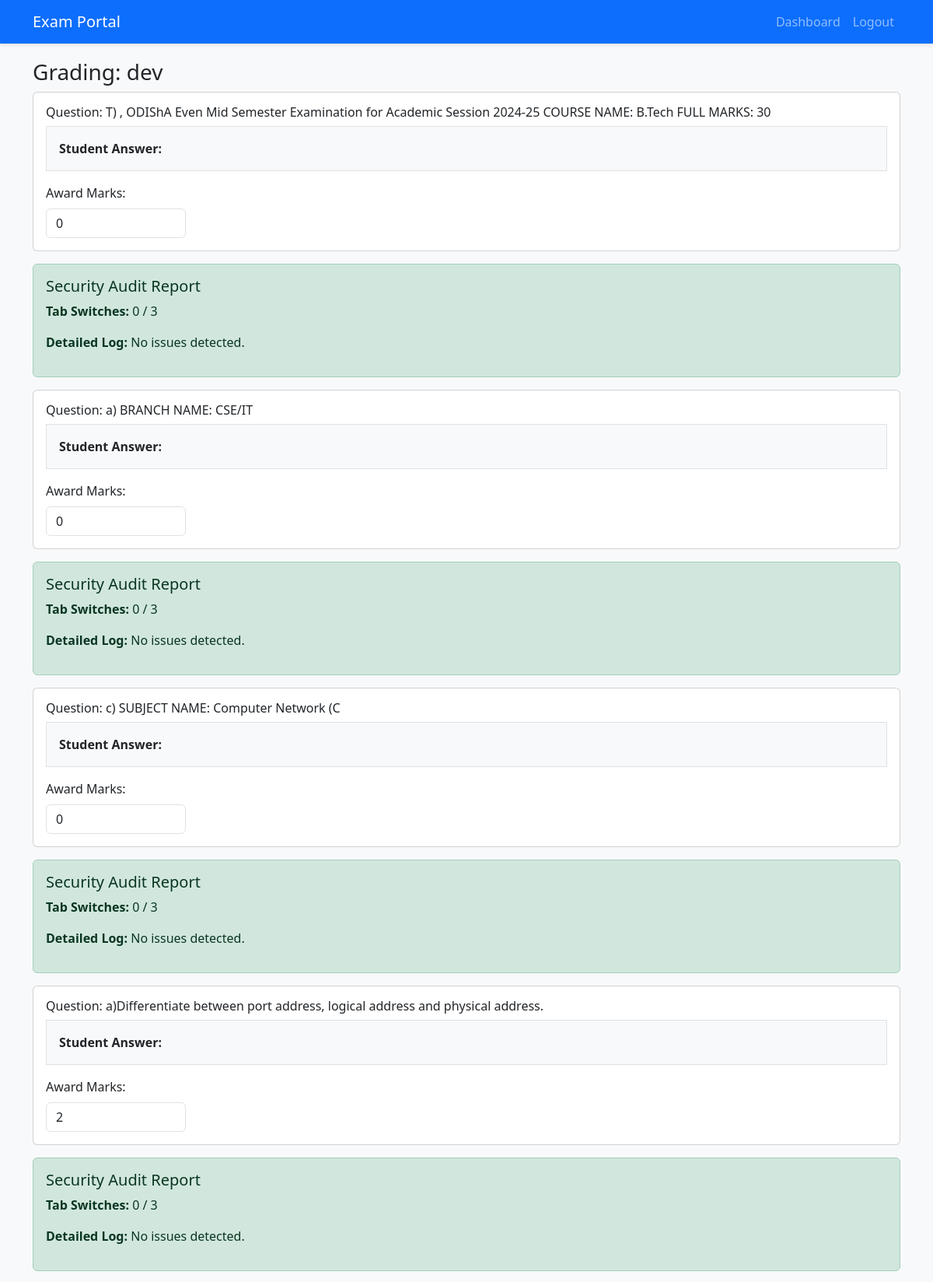
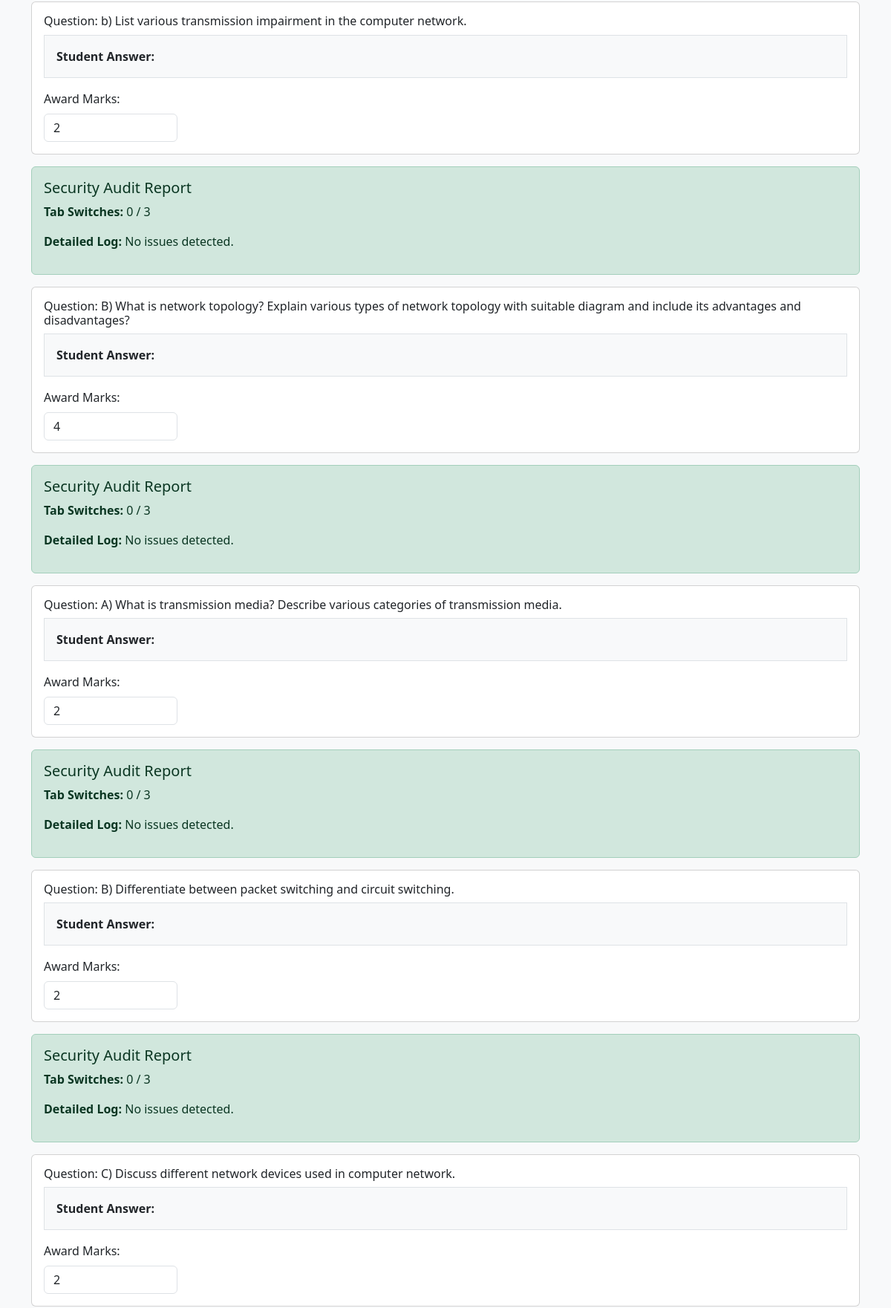
Page /teacher/grade_student/3/3 (signed in, upper part) on the committed database (2 pictures, top to bottom).
### models.py (models this page shows)
class User(db.Model, UserMixin):
    id = db.Column(db.Integer, primary_key=True)
    username = db.Column(db.String(20), unique=True, nullable=False)
    email = db.Column(db.String(120), unique=True, nullable=False)
    password = db.Column(db.String(60), nullable=False)
    role = db.Column(db.String(10), nullable=False) # 'admin', 'teacher', 'student'
    dept_id = db.Column(db.Integer, db.ForeignKey('department.id'), nullable=True)

class Submission(db.Model):
    id = db.Column(db.Integer, primary_key=True)
    student_id = db.Column(db.Integer, db.ForeignKey('user.id'), nullable=False)
    exam_id = db.Column(db.Integer, db.ForeignKey('exam.id'), nullable=False)
    question_id = db.Column(db.Integer, db.ForeignKey('question.id'), nullable=False)
    answer_text = db.Column(db.Text, nullable=False)
    marks_awarded = db.Column(db.Integer, default=0)
    question = db.relationship('Question', backref='submissions')
    student = db.relationship('User', backref='submissions')

class Question(db.Model):
    id = db.Column(db.Integer, primary_key=True)
    exam_id = db.Column(db.Integer, db.ForeignKey('exam.id'), nullable=False)
    q_type = db.Column(db.String(10), nullable=False) # 'mcq', 'short', 'long'
    question_text = db.Column(db.Text, nullable=False)
    opt_a = db.Column(db.String(200))
    opt_b = db.Column(db.String(200))
    opt_c = db.Column(db.String(200))
    opt_d = db.Column(db.String(200))
    correct_ans = db.Column(db.String(200)) # Stores 'A', 'B', etc. or keywords
    marks = db.Column(db.Integer, default=1)

class ExamResult(db.Model):
    id = db.Column(db.Integer, primary_key=True)
    student_id = db.Column(db.Integer, db.ForeignKey('user.id'), nullable=False)
    exam_id = db.Column(db.Integer, db.ForeignKey('exam.id'), nullable=False)
    total_score = db.Column(db.Integer, default=0)
    status = db.Column(db.String(20), default="Pending")
    student = db.relationship('User', backref='results')
    exam = db.relationship('Exam', backref='results')
    cheating_report = db.Column(db.Text, default="No issues detected.")
    tab_switches = db.Column(db.Integer, default=0)

### app.py (the view, shortened to what this page needs)
@app.route("/teacher/grade_student/<int:exam_id>/<int:student_id>", methods=['GET', 'POST'])
@login_required
def grade_student(exam_id, student_id):
    if current_user.role != 'teacher':
        abort(403)
    student = User.query.get_or_404(student_id)
    answers = Submission.query.filter_by(exam_id=exam_id, student_id=student_id).all()
    result = ExamResult.query.filter_by(exam_id=exam_id, student_id=student_id).first()
    if not result:
        flash("No submission record found for this student.", "danger")
        return redirect(url_for('grade_list', exam_id=exam_id))
    return render_template('grade_student.html', answers=answers, student=student, result=result)

### app.py (called while the page is built)
@login_manager.user_loader
def load_user(user_id):
    return User.query.get(int(user_id))

### templates/grade_student.html (shortened to what this page needs)
{% extends "layout.html" %}
{% block content %}
<h3>Grading: {{ student.username }}</h3>
<form method="POST">
    {% for ans in answers %}
    <div class="card mb-3">
        <div class="card-body">
            <h6>Question: {{ ans.question.question_text }}</h6>
            <p class="bg-light p-3 border"><strong>Student Answer:</strong> {{ ans.answer_text }}</p>
            <div class="col-md-2">
                <label class="form-label">Award Marks:</label>
                <input type="number" name="marks_{{ ans.id }}" value="{{ ans.marks_awarded }}" class="form-control">
            </div>
        </div>
    </div>
    <div class="alert alert-{% if result.tab_switches > 0 %}danger{% else %}success{% endif %}">
    <h5>Security Audit Report</h5>
    <p><strong>Tab Switches:</strong> {{ result.tab_switches }} / 3</p>
    <p><strong>Detailed Log:</strong> {{ result.cheating_report }}</p>
    </div>
    {% endfor %}
</form>
{% endblock %}

### templates/layout.html (style rules this page uses)
body { background-color: #f8f9fa; }

### rows in the picture
User: username "dev"
Submission: question.question_text "T) , ODIShA Even Mid Semester Examination for Academic Session 2024-25 COURSE NAME: B.Tech FULL MARKS: 30", marks_awarded "0"
ExamResult: tab_switches "0", cheating_report "No issues detected."
Submission: question.question_text "a) BRANCH NAME: CSE/IT", marks_awarded "0"
Submission: question.question_text "c) SUBJECT NAME: Computer Network (C", marks_awarded "0"
Submission: question.question_text "a)Differentiate between port address, logical address and physical address.", marks_awarded "2"
Submission: question.question_text "b) List various transmission impairment in the computer network.", marks_awarded "2"
Submission: question.question_text "B) What is network topology? Explain various types of network topology with suitable diagram and include its advantages and disadvantages?", marks_awarded "4"
Submission: question.question_text "A) What is transmission media? Describe various categories of transmission media.", marks_awarded "2"
Submission: question.question_text "B) Differentiate between packet switching and circuit switching.", marks_awarded "2"
Submission: question.question_text "C) Discuss different network devices used in computer network.", marks_awarded "2"
